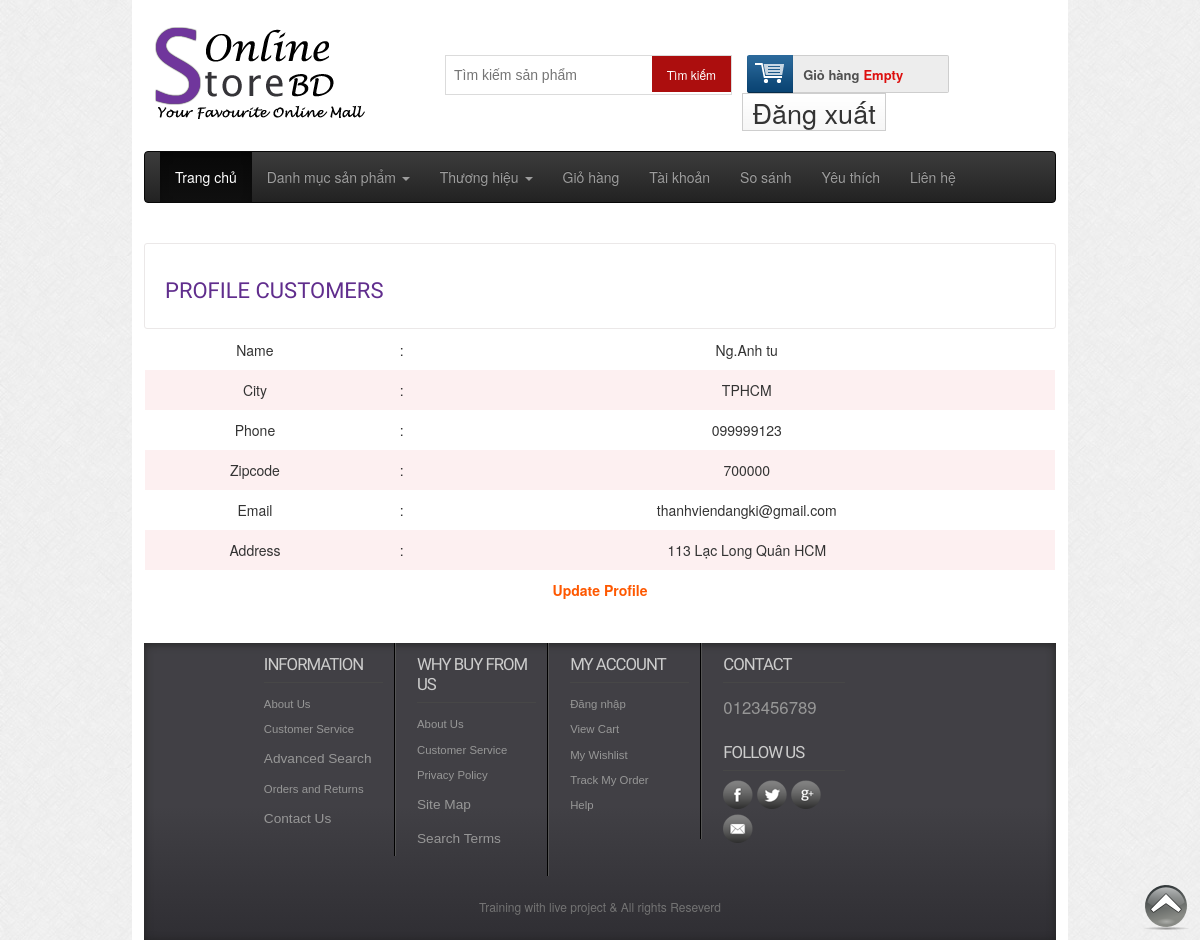
The page /profile.php (signed in) on the database its author committed.
### tables this page shows
CREATE TABLE `tbl_customer` (
  `id` int(11) NOT NULL,
  `name` varchar(255) NOT NULL,
  `address` varchar(255) NOT NULL,
  `city` varchar(30) NOT NULL,
  `country` varchar(30) NOT NULL,
  `zipcode` varchar(30) NOT NULL,
  `phone` varchar(30) NOT NULL,
  `email` varchar(50) NOT NULL,
  `password` varchar(255) NOT NULL
);

### classes/customer.php (called while the page is built, shortened)
<?php
	$filepath = realpath(dirname(__FILE__));
	include_once ($filepath.'/../lib/database.php');
?>
<?php
	class customer
	{
		private $db;
		public function __construct()
		{
			$this->db = new Database();
		}
		public function show_customers($id){
			$query = "SELECT * FROM tbl_customer WHERE id='$id'";
			$result = $this->db->select($query);
			return $result;
		}
	}
?>

### lib/database.php (called while the page is built, shortened)
<?php
Class Database{
   public $host   = DB_HOST;
   public $user   = DB_USER;
   public $pass   = DB_PASS;
   public $dbname = DB_NAME;
   public $link;
private function connectDB(){
   $this->link = new mysqli($this->host, $this->user, $this->pass,
    $this->dbname);
 }
public function select($query){
  $result = $this->link->query($query) or
   die($this->link->error.__LINE__);
  if($result->num_rows > 0){
    return $result;
  } else {
    return false;
  }
 }
}

### lib/session.php (called while the page is built, shortened)
<?php
class Session{
 public static function get($key){
    if (isset($_SESSION[$key])) {
     return $_SESSION[$key];
    } else {
     return false;
    }
 }
}
?>

### profile.php (the view, shortened to what this page needs)
<?php
	include 'inc/header.php';
?>
 <div class="main">
    <div class="content">
    	<div class="section group">
    		<div class="content_top">
	    		<div class="heading">
	    		<h3>Profile Customers</h3>
	    		</div>
    		</div>
			<table class="tblone">
				<?php
				$id = Session::get('customer_id');
				$get_customers = $cs->show_customers($id);
				if($get_customers){
					while($result = $get_customers->fetch_assoc()){
				?>
				<tr>
					<td>Name</td>
					<td>:</td>
					<td><?php echo $result['name'] ?></td>
				</tr>
				<tr>
					<td>City</td>
					<td>:</td>
					<td><?php echo $result['city'] ?></td>
				</tr>
				<tr>
					<td>Phone</td>
					<td>:</td>
					<td><?php echo $result['phone'] ?></td>
				</tr>
				<tr>
					<td>Zipcode</td>
					<td>:</td>
					<td><?php echo $result['zipcode'] ?></td>
				</tr>
				<tr>
					<td>Email</td>
					<td>:</td>
					<td><?php echo $result['email'] ?></td>
				</tr>
				<tr>
					<td>Address</td>
					<td>:</td>
					<td><?php echo $result['address'] ?></td>
				</tr>
				<tr>
					<td colspan="3"><a href="editprofile.php">Update Profile</a></td>
				</tr>
				<?php
					}
				}
				?>
			</table>
 		</div>
 	</div>
<?php
	include 'inc/footer.php';
 ?>

### css/style.css (style rules this page uses)
html,body,div,span,applet,object,iframe,h1,h2,h3,h4,h5,h6,p,blockquote,pre,a,abbr,acronym,address,big,cite,code,del,dfn,em,img,ins,kbd,q,s,samp,small,strike,strong,sub,sup,tt,var,b,u,i,dl,dt,dd,ol,nav ul,nav li,fieldset,form,label,legend,table,caption,tbody,tfoot,thead,tr,th,td,article,aside,canvas,details,embed,figure,figcaption,footer,header,hgroup,menu,nav,output,ruby,section,summary,time,mark,audio,video { margin:0;padding:0;border:0;font-size:100%;font:inherit;vertical-align:baseline; }
table { border-collapse:collapse;border-spacing:0; }
a { text-decoration:none; }
body { font-family:Arial, Helvetica, sans-serif; background:url(../images/body_bg3.jpg); }
.section { clear: both; padding: 0px; margin: 0px; }
.group:before, .group:after { content:""; display:table; }
.group:after { clear:both; }
.group { zoom:1; }
.content { padding:20px 0; background:#FFF; }
.content_top { padding:15px 20px; border:1px solid #EBE8E8; border-radius:3px; }
.heading { float:left; margin-right:10%; }
.heading h3 { font-family: 'Monda', sans-serif; font-size:22px; color:#602D8D; text-transform:uppercase; }
.tblone { border: 1px solid #fff; margin-bottom: 12px; width: 100%; }
.tblone td { padding:10px;text-align:center; }
table.tblone tr:nth-child(2n+1) { background:#fff;height:30px; }
table.tblone tr:nth-child(2n) { background:#fdf0f1;height:30px; }
table.tblone a { color: #fe5800; font-weight: bold; text-decoration: none; }

### rows shown on the page
tbl_customer: name "Ng.Anh tu", city "TPHCM", phone "099999123", zipcode "700000", email "thanhviendangki@gmail.com", address "113 Lạc Long Quân HCM"
